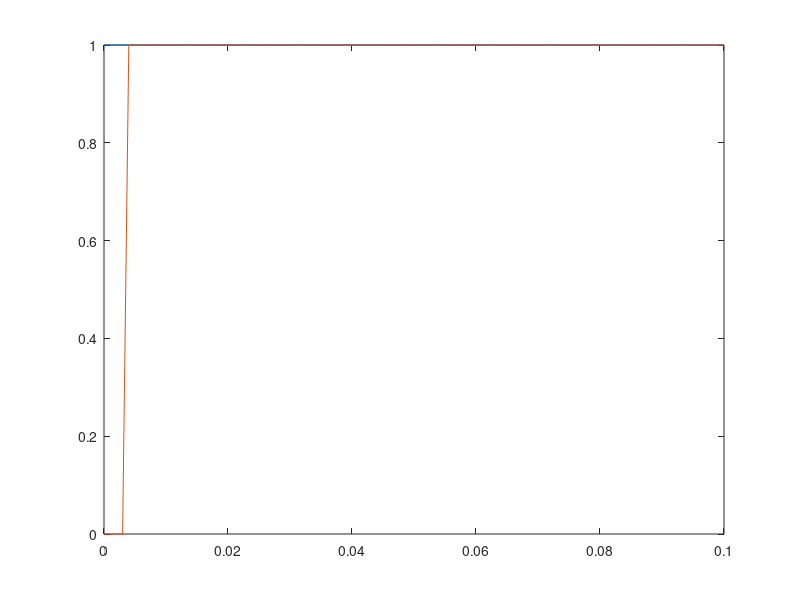

Source code (MATLAB):
%{
Pedro Henrique Diehl
Controle Preditivo
Controlador Deadbeat
%}
clc, close all, clear all

fs = 10^3;
Ts = 1 / fs;

simulation_time = 0.1;
simulation_time_array = 0:Ts:simulation_time;

r = [1 1];
e = [0 0];
y = [0 0];
u = [0 0];
t = [0 0];

for k = 3:length(simulation_time_array) - 1
    t(k) = k * Ts;
    r(k) = 1;
    y(k) = (2 * u(k - 1) + u(k - 2) - y(k - 1)) / 3;
    e(k) = r(k) - y(k);
    u(k) = 1 / 2 * (3 * e(k) + e(k - 1) + u(k - 1) + u(k - 2));
end

plot(t, r)
hold
plot(t, y)
